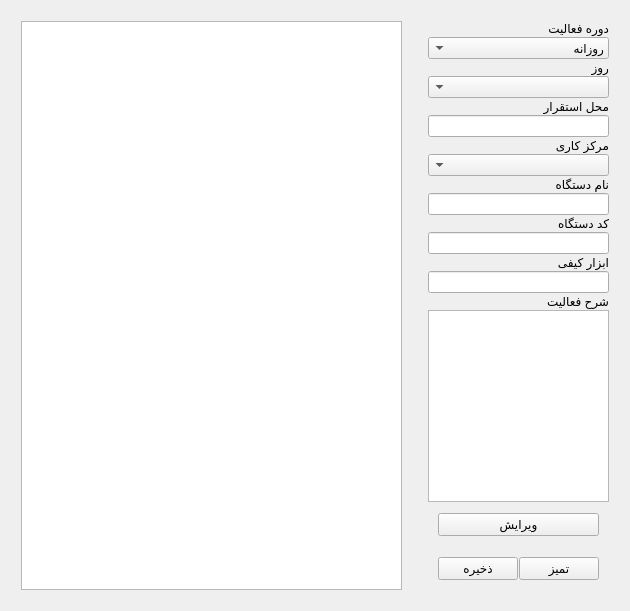
<?xml version="1.0" encoding="UTF-8"?>
<ui version="4.0">
 <class>Form</class>
 <widget class="QWidget" name="Form">
  <property name="geometry">
   <rect>
    <x>0</x>
    <y>0</y>
    <width>630</width>
    <height>590</height>
   </rect>
  </property>
  <property name="windowTitle">
   <string>Form</string>
  </property>
  <property name="layoutDirection">
   <enum>Qt::RightToLeft</enum>
  </property>
  <layout class="QHBoxLayout" name="horizontalLayout_2" stretch="1,2">
   <item>
    <layout class="QVBoxLayout" name="verticalLayout_2" stretch="0,0,0,0,0,0,0,0,0,0,0,0,0,0,0,0,0,0,0">
     <property name="spacing">
      <number>1</number>
     </property>
     <property name="leftMargin">
      <number>10</number>
     </property>
     <property name="topMargin">
      <number>10</number>
     </property>
     <property name="rightMargin">
      <number>10</number>
     </property>
     <property name="bottomMargin">
      <number>10</number>
     </property>
     <item>
      <widget class="QLabel" name="label">
       <property name="sizePolicy">
        <sizepolicy hsizetype="Preferred" vsizetype="Fixed">
         <horstretch>0</horstretch>
         <verstretch>0</verstretch>
        </sizepolicy>
       </property>
       <property name="text">
        <string>دوره فعالیت</string>
       </property>
      </widget>
     </item>
     <item>
      <widget class="QComboBox" name="cmbActivityPeriod">
       <item>
        <property name="text">
         <string>روزانه</string>
        </property>
       </item>
       <item>
        <property name="text">
         <string>هفتگی</string>
        </property>
       </item>
       <item>
        <property name="text">
         <string>ماهانه</string>
        </property>
       </item>
       <item>
        <property name="text">
         <string>فصلی</string>
        </property>
       </item>
       <item>
        <property name="text">
         <string>سالانه</string>
        </property>
       </item>
      </widget>
     </item>
     <item>
      <widget class="QLabel" name="lblDay">
       <property name="sizePolicy">
        <sizepolicy hsizetype="Preferred" vsizetype="Fixed">
         <horstretch>0</horstretch>
         <verstretch>0</verstretch>
        </sizepolicy>
       </property>
       <property name="text">
        <string>روز </string>
       </property>
      </widget>
     </item>
     <item>
      <widget class="QComboBox" name="cmbDays"/>
     </item>
     <item>
      <widget class="QLabel" name="label_3">
       <property name="text">
        <string>محل استقرار</string>
       </property>
      </widget>
     </item>
     <item>
      <widget class="QLineEdit" name="txtDeviceLocation"/>
     </item>
     <item>
      <widget class="QLabel" name="label_8">
       <property name="text">
        <string>مرکز کاری</string>
       </property>
      </widget>
     </item>
     <item>
      <widget class="QComboBox" name="cmbWorkCenter"/>
     </item>
     <item>
      <widget class="QLabel" name="label_5">
       <property name="text">
        <string>نام دستگاه</string>
       </property>
      </widget>
     </item>
     <item>
      <widget class="QLineEdit" name="txtDeviceName"/>
     </item>
     <item>
      <widget class="QLabel" name="label_6">
       <property name="text">
        <string>کد دستگاه</string>
       </property>
      </widget>
     </item>
     <item>
      <widget class="QLineEdit" name="txtDeviceCode"/>
     </item>
     <item>
      <widget class="QLabel" name="label_7">
       <property name="text">
        <string>ابزار کیفی</string>
       </property>
      </widget>
     </item>
     <item>
      <widget class="QLineEdit" name="txtTools"/>
     </item>
     <item>
      <widget class="QLabel" name="label_4">
       <property name="text">
        <string>شرح فعالیت</string>
       </property>
      </widget>
     </item>
     <item>
      <widget class="QTextEdit" name="txtWorkDescription">
       <property name="sizePolicy">
        <sizepolicy hsizetype="Expanding" vsizetype="Fixed">
         <horstretch>0</horstretch>
         <verstretch>0</verstretch>
        </sizepolicy>
       </property>
       <property name="minimumSize">
        <size>
         <width>0</width>
         <height>0</height>
        </size>
       </property>
      </widget>
     </item>
     <item>
      <spacer name="verticalSpacer">
       <property name="orientation">
        <enum>Qt::Vertical</enum>
       </property>
       <property name="sizeHint" stdset="0">
        <size>
         <width>20</width>
         <height>40</height>
        </size>
       </property>
      </spacer>
     </item>
     <item>
      <layout class="QHBoxLayout" name="horizontalLayout_3">
       <property name="leftMargin">
        <number>10</number>
       </property>
       <property name="topMargin">
        <number>10</number>
       </property>
       <property name="rightMargin">
        <number>10</number>
       </property>
       <property name="bottomMargin">
        <number>10</number>
       </property>
       <item>
        <widget class="QPushButton" name="btnEdit">
         <property name="text">
          <string>ویرایش</string>
         </property>
        </widget>
       </item>
      </layout>
     </item>
     <item>
      <layout class="QHBoxLayout" name="horizontalLayout">
       <property name="leftMargin">
        <number>10</number>
       </property>
       <property name="topMargin">
        <number>10</number>
       </property>
       <property name="rightMargin">
        <number>10</number>
       </property>
       <property name="bottomMargin">
        <number>10</number>
       </property>
       <item>
        <widget class="QPushButton" name="btnClear">
         <property name="text">
          <string>تمیز</string>
         </property>
        </widget>
       </item>
       <item>
        <widget class="QPushButton" name="btnSave">
         <property name="text">
          <string>ذخیره</string>
         </property>
        </widget>
       </item>
      </layout>
     </item>
    </layout>
   </item>
   <item>
    <layout class="QVBoxLayout" name="verticalLayout">
     <property name="leftMargin">
      <number>10</number>
     </property>
     <property name="topMargin">
      <number>10</number>
     </property>
     <property name="rightMargin">
      <number>10</number>
     </property>
     <property name="bottomMargin">
      <number>10</number>
     </property>
     <item>
      <widget class="QTableWidget" name="tblChartData"/>
     </item>
    </layout>
   </item>
  </layout>
 </widget>
 <resources/>
 <connections/>
</ui>
